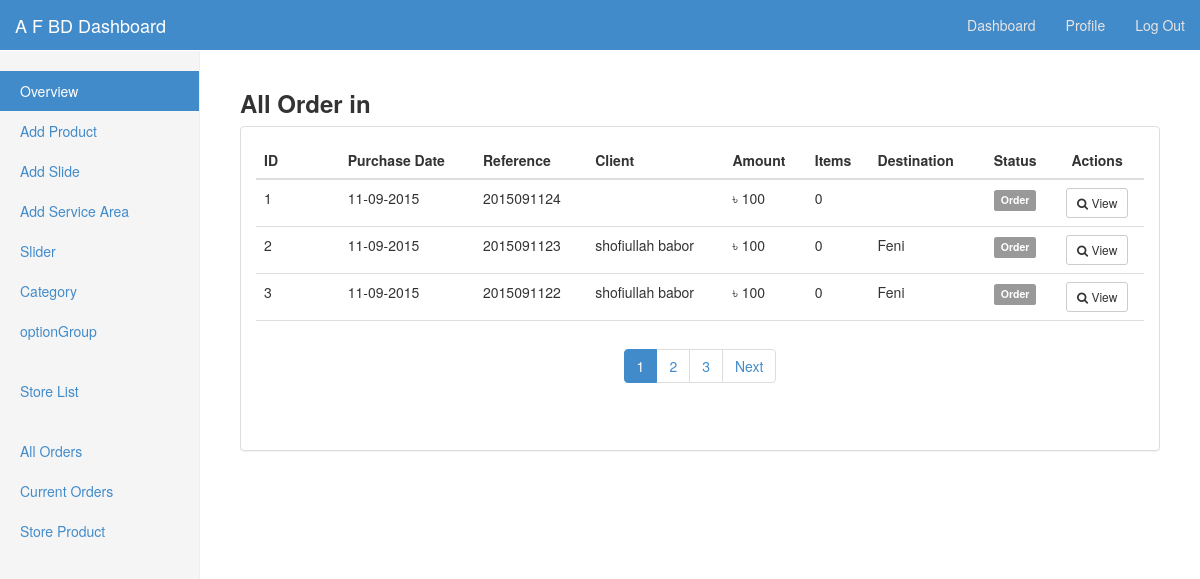
The app's page /current_order.php (signed in) with its own data.
### tables this page shows
CREATE TABLE IF NOT EXISTS `orders` (
`OrderID` bigint(20) NOT NULL,
  `OrderUniqueId` bigint(20) NOT NULL,
  `OrderUserID` int(11) NOT NULL,
  `OrderGuestName` varchar(250) NOT NULL,
  `OrderAmount` float NOT NULL,
  `OrderQuntity` int(11) NOT NULL,
  `OrderShipName` varchar(100) NOT NULL,
  `OrderShipAddress` varchar(500) NOT NULL,
  `OrderCity` varchar(50) NOT NULL,
  `OrderZip` varchar(20) NOT NULL,
  `OrderCountry` varchar(50) NOT NULL,
  `OrderPhone` varchar(20) NOT NULL,
  `OrderMobile` varchar(20) NOT NULL,
  `OrderShippingCost` float NOT NULL,
  `OrderTax` float NOT NULL,
  `OrderEmail` varchar(100) NOT NULL,
  `OrderDate` timestamp NOT NULL DEFAULT CURRENT_TIMESTAMP,
  `OrderShipped` tinyint(1) NOT NULL DEFAULT '0',
  `OrderStatus` int(11) NOT NULL DEFAULT '0'
);

### db.php (called while the page is built, shortened)
<?php
	function check_admin(){
		if(isset($_SESSION['ACCESS'])){
			if($_SESSION['ACCESS']==1){
				return true;
			}else{
				return false;
			}
		}else{
			return false;
		}
	}
	function count_all_form_table($table_name){
		$sql="SELECT COUNT(*) as num FROM {$table_name}";
		$total_pages = mysql_fetch_array(mysql_query($sql));
		$total_pages = $total_pages[0];
		return $total_pages;
	}
?>

### pagination.php (called while the page is built, shortened)
<?php
class Pagination {
  public $current_page;
  public $per_page;
  public $total_count;
  public function __construct($page=1, $per_page=20, $total_count=0){
  	$this->current_page = (int)$page;
    $this->per_page = (int)$per_page;
    $this->total_count = (int)$total_count;
  }
  public function offset() {
    return ($this->current_page - 1) * $this->per_page;
  }
  public function total_pages() {
    return ceil($this->total_count/$this->per_page);
	}
  public function next_page() {
    return $this->current_page + 1;
  }
	public function has_next_page() {
		return $this->next_page() <= $this->total_pages() ? true : false;
	}
}
?>

### current_order.php (the view, shortened to what this page needs)
<?php
    require_once('db.php');
    require_once('pagination.php');
?>
<?php
    $table_name = "orders";
    $page = !empty($_GET['page']) ? (int)$_GET['page'] : 1;
    $per_page = 3;
    if(check_admin() || check_menager()){
        $total_count = count_all_form_table($table_name);
    }else if(check_store_woner()){
        $store_id = getstoreid();
        $sql_for_order = "SELECT count(*) FROM {$table_name} ";
        $sql_for_order .= "WHERE OrderStatus=0 ";
        $sql_for_order .= "AND `o_store`='{$store_id}' ";
        $total_count = mysql_fetch_array(mysql_query($sql_for_order))[0];
    }
    $pagination = new Pagination($page, $per_page, $total_count);
    if(check_admin() || check_menager()){
        $sql_for_order = "SELECT * FROM {$table_name} ";
    	$sql_for_order .= "WHERE OrderStatus=0 ";
        $sql_for_order .= "ORDER BY OrderDate DESC ";
        $sql_for_order .= "LIMIT {$per_page} ";
        $sql_for_order .= "OFFSET {$pagination->offset()}";
    }else if(check_store_woner()){
        $store_id = getstoreid();
        $sql_for_order = "SELECT * FROM {$table_name} ";
        $sql_for_order .= "WHERE OrderStatus=0 ";
        $sql_for_order .= "AND `o_store`='{$store_id}' ";
        $sql_for_order .= "ORDER BY OrderDate DESC ";
        $sql_for_order .= "LIMIT {$per_page} ";
        $sql_for_order .= "OFFSET {$pagination->offset()}";
    }
    $rs_for_order = mysql_query($sql_for_order);
?>
<!DOCTYPE html>
<html lang="en">
  <head>
    <link rel="stylesheet" type="text/css" href="css/bootstrap.css">
    <link rel="stylesheet" type="text/css" href="css/bootstrap-select.css">
	<link href='css/font-awesome.min.css' rel='stylesheet' type='text/css'/>
    <link rel="stylesheet" type="text/css" href="css/camera.css">
    <link rel="stylesheet" type="text/css" href="dashboard.css">
  </head>
  <body>
    <?php require_once('include/dashbord_top_menu_bar.php'); ?>
    <div class="container-fluid">
      <div class="row">
        <div class="col-sm-3 col-md-2 sidebar">
          <?php require_once('include/dashbord_sideBar.php'); ?>
        </div>
        <div class="col-sm-9 col-sm-offset-3 col-md-10 col-md-offset-2 main">
		<div id="main-content">
            <div class="page-title">
                <h3><strong>All Order in <span style="color:green;"><?php echo getstorename(); ?></span></strong></h3>
            </div>
            <div class="row">
                <div class="col-md-12">
                    <div class="panel panel-default">
                        <div class="panel-body">
                            <div class="row">
                                <div class="col-md-12 col-sm-12 col-xs-12 table-responsive">
                                    <table id="products-table" class="table table-tools table-hover">
                                        <thead>
                                            <tr>
                                                <th style="min-width:70px"><strong>ID</strong>
                                                <th><strong>Purchase Date</strong>
                                                </th>
                                                <th><strong>Reference</strong>
                                                </th>
                                                <th><strong>Client</strong>
                                                </th>
                                                <th><strong>Amount</strong>
                                                </th>
                                                <th><strong>Items</strong>
                                                </th>
                                                <th><strong>Destination</strong>
                                                </th>
                                                <th class="text-center"><strong>Status</strong>
                                                </th>
                                                <th class="text-center"><strong>Actions</strong>
                                                </th>
                                            </tr>
                                        </thead>
                                        <tbody>
                                        <?php
                                            $i = 1;
                                            while ($d = mysql_fetch_array($rs_for_order)) {
                                        ?>
                                            <tr>
                                                <td><?php echo $i; ?></td>
                                                <td> <?php echo date('d-m-Y', strtotime($d['OrderDate'])); ?> </td>
                                                <td><?php echo $d['OrderUniqueId']; ?></td>
                                                <td> <?php echo $d['OrderGuestName']; ?> </td>
                                                <td>৳ <?php echo $d['OrderAmount']; ?> </td>
                                                <td> <?php echo $d['OrderQuntity']; ?> </td>
                                                <td> <?php echo $d['OrderCity']; ?> </td>
                                                <td class="text-center">
                                                    <?php
                                                        if($d['OrderStatus'] == 0){
                                                            echo "<span class='label label-default w-300'>Order</span>";
                                                        }else if($d['OrderStatus'] == 1){
                                                            echo "<span class='label label-success w-300'>Shipped</span>";
                                                        }else if($d['OrderStatus'] == 2){
                                                            echo "<span class='label label-primary w-300'>Waiting paiment</span>";
                                                        }else if($d['OrderStatus'] == 3){
                                                            echo "<span class='label label-danger w-300'> Payment received </span>";
                                                        }else if($d['OrderStatus'] == 4){
                                                            echo "<span class='label label-info w-300'> Refund </span>";
                                                        }else if($d['OrderStatus'] == 5){
                                                            echo "<span class='label label-warning w-300'> Fraud </span>";
                                                        }
                                                    ?>
                                                </td>
                                                <td class="text-center">
                                                    <a href="orderDetail.php?oUid=<?php echo $d['OrderUniqueId']; ?>" class="view btn btn-sm btn-default"><i class="fa fa-search"></i> View</a>
                                                </td>
                                            </tr>
                                        <?php
                                                $i++;
                                            }
                                        ?>
                                            <tr class="text-center">
                                                <td colspan="9">
                                                    <ul class="pagination">
													<?php
														if($pagination->total_pages() > 1) {
															for($i=$page; $i <= $pagination->total_pages() && $i<=$page+3; $i++) {
																if($i == $page) {
																	$string = "<li class='active'>";
																	$string .= "<a> {$i} </a>";
																	$string .= "</li>";
																	echo $string;
																} else {
																	$string = "<li>";
																	$string .= "<a href='orderList.php?page={$i}'> {$i} </a>";
																	$string .= "</li>";
																	echo $string;
																}
															}
															if($pagination->has_next_page()) {
																$string = "<li>";
																$string .= "<a href='orderList.php?page={$pagination->next_page()}'> Next </a>";
																$string .= "</li>";
																echo $string;
															}
														}
													?>
                                                    </ul>
                                                </td>
                                            </tr>
                                        </tbody>
                                    </table>
                                </div>
                            </div>
                        </div>
                    </div>
                </div>
            </div>
        </div>
        </div>
      </div>
    </div>
  </body>
</html>

### dashboard.css (style rules this page uses)
body { padding-top: 50px; }
.sidebar { display: none; }
@media (min-width: 768px) { .sidebar { position: fixed; top: 51px; bottom: 0; left: 0; z-index: 1000; display: block; padding: 20px; overflow-x: hidden; overflow-y: auto; background-color: #f5f5f5; border-right: 1px solid #eee; } }
.main { padding: 20px; }
@media (min-width: 768px) { .main { padding-right: 40px; padding-left: 40px; } }

### records on screen
orders: OrderDate "11-09-2015", OrderUniqueId "2015091124", OrderAmount "100", OrderQuntity "0", OrderStatus "Order"
orders: OrderDate "11-09-2015", OrderUniqueId "2015091123", OrderGuestName "shofiullah babor", OrderAmount "100", OrderQuntity "0", OrderCity "Feni", OrderStatus "Order"
orders: OrderDate "11-09-2015", OrderUniqueId "2015091122", OrderGuestName "shofiullah babor", OrderAmount "100", OrderQuntity "0", OrderCity "Feni", OrderStatus "Order"
